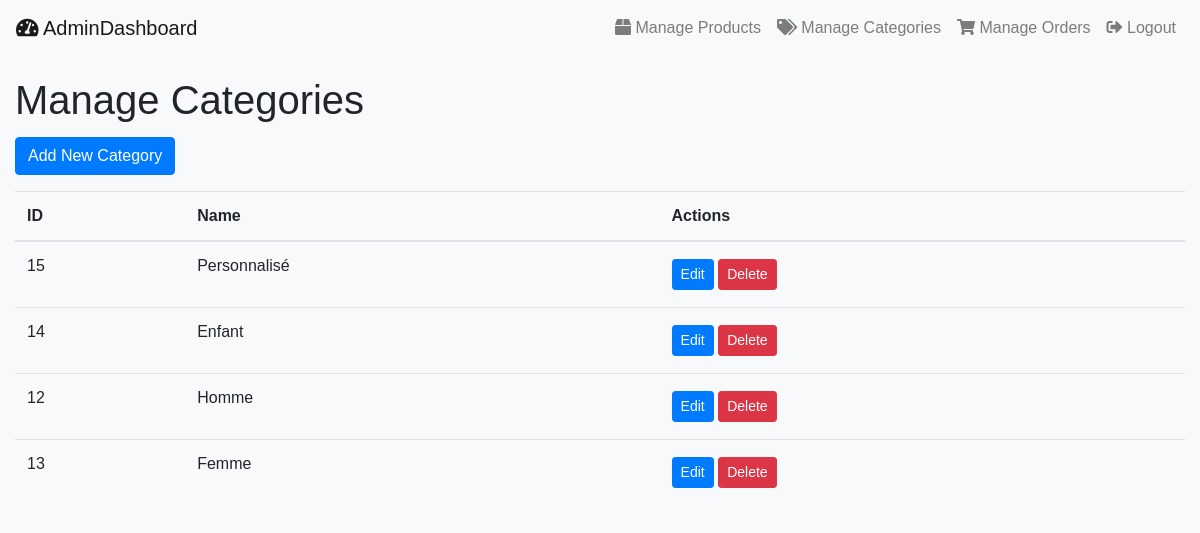
Page /admin/admin_manage_categories.php on the committed database.
### tables this page shows
CREATE TABLE IF NOT EXISTS `categories` (
  `id` int NOT NULL AUTO_INCREMENT,
  `name` varchar(255) NOT NULL,
  PRIMARY KEY (`id`)
);

### admin/admin_manage_categories.php (the view, shortened to what this page needs)
<?php
require '../db.php';
$sql = "SELECT * FROM categories";
$stmt = $conn->prepare($sql);
$stmt->execute();
$categories = $stmt->fetchAll(PDO::FETCH_ASSOC);
?>
<!DOCTYPE html>
<html lang="en">
<head>
    <link rel="stylesheet" href="../assets/css/styles.css">
</head>
<body>
    <?php include 'admin_header.php'; ?>
    <div class="container">
        <h1>Manage Categories</h1>
        <a href="add_category.php" class="btn btn-primary mb-3">Add New Category</a>
        <table class="table">
            <thead>
                <tr>
                    <th>ID</th>
                    <th>Name</th>
                    <th>Actions</th>
                </tr>
            </thead>
            <tbody>
                <?php foreach ($categories as $category): ?>
                    <tr>
                        <td><?= $category['id'] ?></td>
                        <td><?= $category['name'] ?></td>
                        <td>
                        <a href="edit_category.php?id=<?= $category['id'] ?>" class="btn btn-primary btn-sm">Edit</a>
<a href="delete_category.php?id=<?= $category['id'] ?>" class="btn btn-danger btn-sm">Delete</a>
        </td>
                    </tr>
                <?php endforeach; ?>
            </tbody>
        </table>
    </div>
    <?php include 'admin_footer.php'; ?>
</body>
</html>

### assets/css/styles.css (style rules this page uses)
body { font-family: Arial, sans-serif; background-color: #f8f9fa; margin: 0; padding: 0; }
.container { max-width: 1200px; margin: auto; }
.btn { margin: 5px 0; }

### rows in the picture
categories: id "15", name "Personnalisé"
categories: id "14", name "Enfant"
categories: id "12", name "Homme"
categories: id "13", name "Femme"
